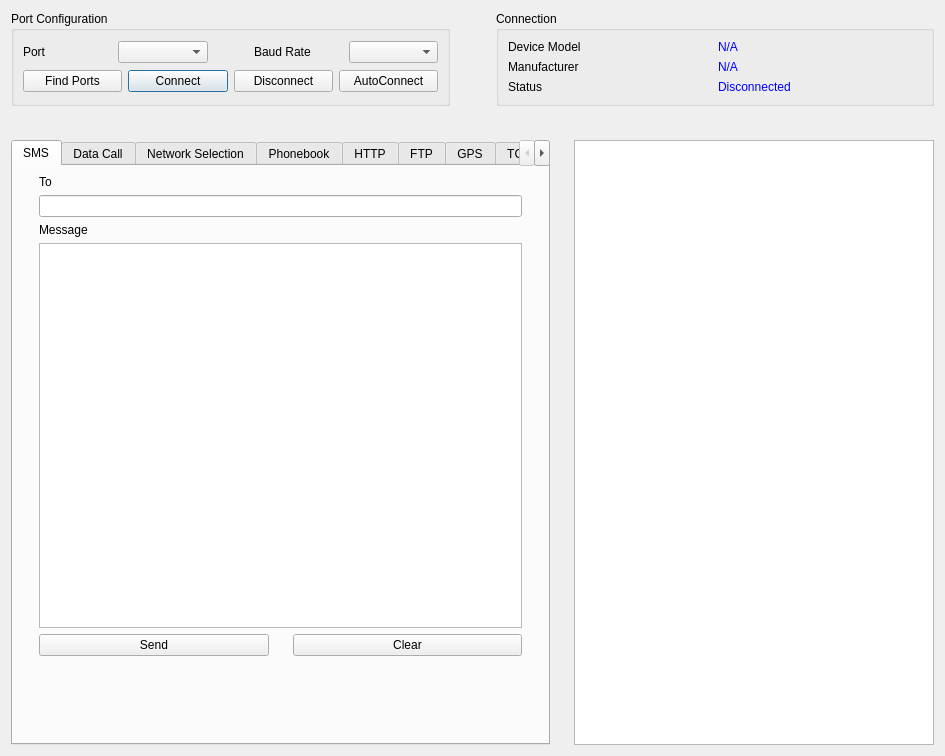
<?xml version="1.0" encoding="UTF-8"?>
<ui version="4.0">
 <class>Dialog</class>
 <widget class="QDialog" name="Dialog">
  <property name="geometry">
   <rect>
    <x>0</x>
    <y>0</y>
    <width>945</width>
    <height>756</height>
   </rect>
  </property>
  <property name="windowTitle">
   <string>GSM Module</string>
  </property>
  <layout class="QVBoxLayout" name="verticalLayout_5">
   <item>
    <layout class="QHBoxLayout" name="horizontalLayout_5">
     <item>
      <widget class="QGroupBox" name="groupBox">
       <property name="title">
        <string>Port Configuration</string>
       </property>
       <layout class="QVBoxLayout" name="verticalLayout">
        <item>
         <layout class="QHBoxLayout" name="horizontalLayout">
          <item>
           <widget class="QLabel" name="label_port">
            <property name="text">
             <string>Port</string>
            </property>
           </widget>
          </item>
          <item>
           <widget class="QComboBox" name="combo_port"/>
          </item>
          <item>
           <spacer name="horizontalSpacer">
            <property name="orientation">
             <enum>Qt::Horizontal</enum>
            </property>
            <property name="sizeType">
             <enum>QSizePolicy::Fixed</enum>
            </property>
            <property name="sizeHint" stdset="0">
             <size>
              <width>40</width>
              <height>20</height>
             </size>
            </property>
           </spacer>
          </item>
          <item>
           <widget class="QLabel" name="label_baud">
            <property name="text">
             <string>Baud Rate</string>
            </property>
           </widget>
          </item>
          <item>
           <widget class="QComboBox" name="combo_baud"/>
          </item>
         </layout>
        </item>
        <item>
         <layout class="QHBoxLayout" name="horizontalLayout_2">
          <item>
           <widget class="QPushButton" name="button_findport">
            <property name="focusPolicy">
             <enum>Qt::NoFocus</enum>
            </property>
            <property name="text">
             <string>Find Ports</string>
            </property>
           </widget>
          </item>
          <item>
           <widget class="QPushButton" name="button_connect">
            <property name="text">
             <string>Connect</string>
            </property>
           </widget>
          </item>
          <item>
           <widget class="QPushButton" name="button_disconnect">
            <property name="text">
             <string>Disconnect</string>
            </property>
           </widget>
          </item>
          <item>
           <widget class="QPushButton" name="button_autoconnect">
            <property name="text">
             <string>AutoConnect</string>
            </property>
           </widget>
          </item>
         </layout>
        </item>
       </layout>
      </widget>
     </item>
     <item>
      <spacer name="horizontalSpacer_3">
       <property name="orientation">
        <enum>Qt::Horizontal</enum>
       </property>
       <property name="sizeType">
        <enum>QSizePolicy::Fixed</enum>
       </property>
       <property name="sizeHint" stdset="0">
        <size>
         <width>40</width>
         <height>20</height>
        </size>
       </property>
      </spacer>
     </item>
     <item>
      <widget class="QGroupBox" name="groupBox_2">
       <property name="title">
        <string>Connection</string>
       </property>
       <layout class="QHBoxLayout" name="horizontalLayout_3">
        <item>
         <layout class="QVBoxLayout" name="verticalLayout_2">
          <item>
           <widget class="QLabel" name="label_3">
            <property name="text">
             <string>Device Model</string>
            </property>
           </widget>
          </item>
          <item>
           <widget class="QLabel" name="label_4">
            <property name="text">
             <string>Manufacturer</string>
            </property>
           </widget>
          </item>
          <item>
           <widget class="QLabel" name="label_5">
            <property name="text">
             <string>Status</string>
            </property>
           </widget>
          </item>
         </layout>
        </item>
        <item>
         <layout class="QVBoxLayout" name="verticalLayout_3">
          <item>
           <widget class="QLabel" name="label_devmodel">
            <property name="palette">
             <palette>
              <active>
               <colorrole role="WindowText">
                <brush brushstyle="SolidPattern">
                 <color alpha="255">
                  <red>0</red>
                  <green>0</green>
                  <blue>255</blue>
                 </color>
                </brush>
               </colorrole>
              </active>
              <inactive>
               <colorrole role="WindowText">
                <brush brushstyle="SolidPattern">
                 <color alpha="255">
                  <red>0</red>
                  <green>0</green>
                  <blue>255</blue>
                 </color>
                </brush>
               </colorrole>
              </inactive>
              <disabled>
               <colorrole role="WindowText">
                <brush brushstyle="SolidPattern">
                 <color alpha="255">
                  <red>120</red>
                  <green>120</green>
                  <blue>120</blue>
                 </color>
                </brush>
               </colorrole>
              </disabled>
             </palette>
            </property>
            <property name="text">
             <string>N/A</string>
            </property>
           </widget>
          </item>
          <item>
           <widget class="QLabel" name="label_manufacturer">
            <property name="palette">
             <palette>
              <active>
               <colorrole role="WindowText">
                <brush brushstyle="SolidPattern">
                 <color alpha="255">
                  <red>0</red>
                  <green>0</green>
                  <blue>255</blue>
                 </color>
                </brush>
               </colorrole>
              </active>
              <inactive>
               <colorrole role="WindowText">
                <brush brushstyle="SolidPattern">
                 <color alpha="255">
                  <red>0</red>
                  <green>0</green>
                  <blue>255</blue>
                 </color>
                </brush>
               </colorrole>
              </inactive>
              <disabled>
               <colorrole role="WindowText">
                <brush brushstyle="SolidPattern">
                 <color alpha="255">
                  <red>120</red>
                  <green>120</green>
                  <blue>120</blue>
                 </color>
                </brush>
               </colorrole>
              </disabled>
             </palette>
            </property>
            <property name="text">
             <string>N/A</string>
            </property>
           </widget>
          </item>
          <item>
           <widget class="QLabel" name="label_devicestatus">
            <property name="palette">
             <palette>
              <active>
               <colorrole role="WindowText">
                <brush brushstyle="SolidPattern">
                 <color alpha="255">
                  <red>0</red>
                  <green>0</green>
                  <blue>255</blue>
                 </color>
                </brush>
               </colorrole>
              </active>
              <inactive>
               <colorrole role="WindowText">
                <brush brushstyle="SolidPattern">
                 <color alpha="255">
                  <red>0</red>
                  <green>0</green>
                  <blue>255</blue>
                 </color>
                </brush>
               </colorrole>
              </inactive>
              <disabled>
               <colorrole role="WindowText">
                <brush brushstyle="SolidPattern">
                 <color alpha="255">
                  <red>120</red>
                  <green>120</green>
                  <blue>120</blue>
                 </color>
                </brush>
               </colorrole>
              </disabled>
             </palette>
            </property>
            <property name="text">
             <string>Disconnected</string>
            </property>
           </widget>
          </item>
         </layout>
        </item>
       </layout>
      </widget>
     </item>
    </layout>
   </item>
   <item>
    <layout class="QVBoxLayout" name="verticalLayout_4">
     <item>
      <spacer name="verticalSpacer">
       <property name="orientation">
        <enum>Qt::Vertical</enum>
       </property>
       <property name="sizeType">
        <enum>QSizePolicy::Fixed</enum>
       </property>
       <property name="sizeHint" stdset="0">
        <size>
         <width>20</width>
         <height>28</height>
        </size>
       </property>
      </spacer>
     </item>
     <item>
      <layout class="QHBoxLayout" name="horizontalLayout_4">
       <item>
        <widget class="QTabWidget" name="tabWidget">
         <property name="enabled">
          <bool>true</bool>
         </property>
         <property name="sizePolicy">
          <sizepolicy hsizetype="Expanding" vsizetype="Expanding">
           <horstretch>3</horstretch>
           <verstretch>0</verstretch>
          </sizepolicy>
         </property>
         <property name="focusPolicy">
          <enum>Qt::NoFocus</enum>
         </property>
         <property name="currentIndex">
          <number>0</number>
         </property>
         <property name="movable">
          <bool>true</bool>
         </property>
         <widget class="QWidget" name="tab_sms">
          <attribute name="title">
           <string>SMS</string>
          </attribute>
          <layout class="QVBoxLayout" name="verticalLayout_9">
           <item>
            <layout class="QHBoxLayout" name="horizontalLayout_7">
             <item>
              <spacer name="horizontalSpacer_6">
               <property name="orientation">
                <enum>Qt::Horizontal</enum>
               </property>
               <property name="sizeType">
                <enum>QSizePolicy::Fixed</enum>
               </property>
               <property name="sizeHint" stdset="0">
                <size>
                 <width>17</width>
                 <height>20</height>
                </size>
               </property>
              </spacer>
             </item>
             <item>
              <layout class="QVBoxLayout" name="verticalLayout_8">
               <item>
                <layout class="QVBoxLayout" name="verticalLayout_6">
                 <item>
                  <widget class="QLabel" name="label_9">
                   <property name="text">
                    <string>To</string>
                   </property>
                  </widget>
                 </item>
                 <item>
                  <widget class="QLineEdit" name="sms_to"/>
                 </item>
                </layout>
               </item>
               <item>
                <layout class="QVBoxLayout" name="verticalLayout_7">
                 <item>
                  <widget class="QLabel" name="label_10">
                   <property name="text">
                    <string>Message</string>
                   </property>
                  </widget>
                 </item>
                 <item>
                  <widget class="QPlainTextEdit" name="sms_message"/>
                 </item>
                </layout>
               </item>
               <item>
                <layout class="QHBoxLayout" name="horizontalLayout_6">
                 <item>
                  <widget class="QPushButton" name="sms_send">
                   <property name="text">
                    <string>Send</string>
                   </property>
                  </widget>
                 </item>
                 <item>
                  <spacer name="horizontalSpacer_4">
                   <property name="orientation">
                    <enum>Qt::Horizontal</enum>
                   </property>
                   <property name="sizeType">
                    <enum>QSizePolicy::Fixed</enum>
                   </property>
                   <property name="sizeHint" stdset="0">
                    <size>
                     <width>18</width>
                     <height>20</height>
                    </size>
                   </property>
                  </spacer>
                 </item>
                 <item>
                  <widget class="QPushButton" name="sms_clear">
                   <property name="text">
                    <string>Clear</string>
                   </property>
                  </widget>
                 </item>
                </layout>
               </item>
              </layout>
             </item>
             <item>
              <spacer name="horizontalSpacer_5">
               <property name="orientation">
                <enum>Qt::Horizontal</enum>
               </property>
               <property name="sizeType">
                <enum>QSizePolicy::Fixed</enum>
               </property>
               <property name="sizeHint" stdset="0">
                <size>
                 <width>17</width>
                 <height>20</height>
                </size>
               </property>
              </spacer>
             </item>
            </layout>
           </item>
           <item>
            <spacer name="verticalSpacer_2">
             <property name="orientation">
              <enum>Qt::Vertical</enum>
             </property>
             <property name="sizeType">
              <enum>QSizePolicy::Minimum</enum>
             </property>
             <property name="sizeHint" stdset="0">
              <size>
               <width>28</width>
               <height>78</height>
              </size>
             </property>
            </spacer>
           </item>
          </layout>
         </widget>
         <widget class="QWidget" name="tab_datacall">
          <attribute name="title">
           <string>Data Call</string>
          </attribute>
         </widget>
         <widget class="QWidget" name="tab_netselection">
          <attribute name="title">
           <string>Network Selection</string>
          </attribute>
         </widget>
         <widget class="QWidget" name="tab_phonebook">
          <attribute name="title">
           <string>Phonebook</string>
          </attribute>
         </widget>
         <widget class="QWidget" name="tab_http">
          <attribute name="title">
           <string>HTTP</string>
          </attribute>
         </widget>
         <widget class="QWidget" name="tab_ftp">
          <attribute name="title">
           <string>FTP</string>
          </attribute>
         </widget>
         <widget class="QWidget" name="tab_gps">
          <attribute name="title">
           <string>GPS</string>
          </attribute>
         </widget>
         <widget class="QWidget" name="tab_tcpudp">
          <attribute name="title">
           <string>TCP/UDP</string>
          </attribute>
         </widget>
         <widget class="QWidget" name="tab_email">
          <attribute name="title">
           <string>Email</string>
          </attribute>
         </widget>
         <widget class="QWidget" name="tab_diagonostics">
          <attribute name="title">
           <string>Diagonostics</string>
          </attribute>
         </widget>
         <widget class="QWidget" name="tab_command">
          <attribute name="title">
           <string>Command Mode</string>
          </attribute>
         </widget>
         <widget class="QWidget" name="tab_scriptmode">
          <attribute name="title">
           <string>Script Mode</string>
          </attribute>
         </widget>
        </widget>
       </item>
       <item>
        <spacer name="horizontalSpacer_2">
         <property name="sizePolicy">
          <sizepolicy hsizetype="Fixed" vsizetype="Minimum">
           <horstretch>0</horstretch>
           <verstretch>0</verstretch>
          </sizepolicy>
         </property>
         <property name="orientation">
          <enum>Qt::Horizontal</enum>
         </property>
         <property name="sizeType">
          <enum>QSizePolicy::Fixed</enum>
         </property>
         <property name="sizeHint" stdset="0">
          <size>
           <width>18</width>
           <height>20</height>
          </size>
         </property>
        </spacer>
       </item>
       <item>
        <widget class="QTextBrowser" name="textBrowser">
         <property name="sizePolicy">
          <sizepolicy hsizetype="Expanding" vsizetype="Expanding">
           <horstretch>2</horstretch>
           <verstretch>0</verstretch>
          </sizepolicy>
         </property>
        </widget>
       </item>
      </layout>
     </item>
    </layout>
   </item>
  </layout>
 </widget>
 <resources/>
 <connections/>
</ui>
